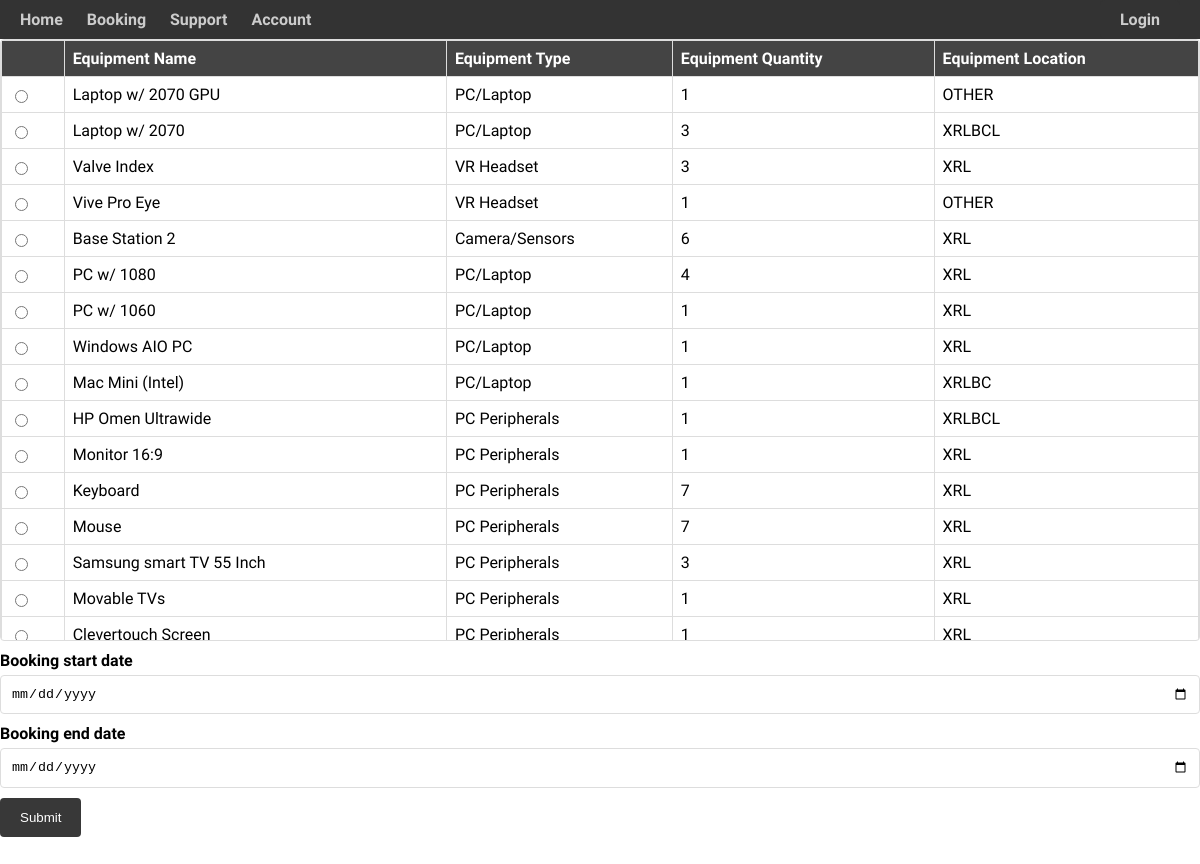
The page /booking/ on the database its author committed.
### helloworld/models.py (models this page shows, shortened)
class Equipment(models.Model):
    LOCATIONS = [
        ("XRLBC", "XRL Lab Blue Cabinet"),
        ("XRLBCL", "XRL Lab Blue Cabinet Large"),
        ("XRL", "XRL Lab"),
        ("OTHER", "Other"),
        ('XRLMWC', "XRLab Medium Wooden Cabinet")
    ]
    STATUS = [
        ("A", "Available"),
        ("ON", "On Loan"),
        ("D", "Decommissioned"),
        ("R", "Repairing"),
    ]
    equipmentName = models.CharField(max_length = 30)
    equipmentType = models.CharField(max_length = 30)
    equipmentQuantity = models.IntegerField( default= 1)
    equipmentLocation = models.CharField(max_length = 30, choices = LOCATIONS , default = "OTHER")
    equipmentAudit =  models.DateField()
    equipmentStatus = models.CharField(max_length = 20, choices = STATUS, default = "A")
    equipmentID = models.CharField(max_length = 30, primary_key = True)

### helloworld/views.py (the view, shortened to what this page needs)
# urls.py: path('booking/',views.bookingPage , name='booking'),
def bookingPage(request):
    equipment = Equipment.objects.all()
    form = bookingForm()
    context = {
        'equipment':equipment,
        'accountID':1,
        'itemID':1,
        'startDate':1,
        'endDate':1,
        'bookingStatus':False
        }
    return render(request,"booking.html", context)

### templates/booking.html (shortened to what this page needs)
{% load static %}
<html>
<head>
    <link rel="stylesheet" href="{% static 'css/booking.css' %}">
</head>
<body>
    {% include 'navbar.html' %}
    <div class="booking-form">
        <form method="post" action="{% url 'booking' %}">
            <div class="form-group">
                <div class="scrollable-table-container">
                    <table>
                        <tr>
                            <th></th>
                            <th>Equipment Name</th>
                            <th>Equipment Type</th>
                            <th>Equipment Quantity</th>
                            <th>Equipment Location</th>
                        </tr>
                        {% for item in equipment %}
                        <tr>
                            <td><input type="radio" name="itemID" id="item{{ item.equipmentID }}" value="{{ item.equipmentID }}"></td>
                            <td>{{ item.equipmentName }}</td>
                            <td>{{ item.equipmentType }}</td>
                            <td>{{ item.equipmentQuantity }}</td>
                            <td>{{ item.equipmentLocation }}</td>
                        </tr>
                        {% endfor %}
                    </table>
                </div>
                <label for="bookingStartDate">Booking start date</label>
                <input id="bookingStartDate" name="startDate" type="date" value="{{ startDate }}">
                <label for="bookingEndDate">Booking end date</label>
                <input id="bookingEndDate" name="endDate" type="date" value="{{ endDate }}">
            </div>
            <input class="submit" type="submit" value="Submit">
        </form>
    </div>
</body>
</html>

### templates/navbar.html (shortened to what this page needs)
{% load static %}
<head>
    <link rel="stylesheet" type="text/css" href="{% static 'css/nav.css' %}">
</head>
<body>
    <nav class="navbar">
        <div class="nav-left">
    <ul class="nav-header">
        <li class = "nav-Button" ><a href="{% url 'home' %}">Home</a></li>
        <li class = "nav-Button" ><a href="{% url 'booking' %}">Booking</a></li>
        <li class = "nav-Button" ><a href="{% url 'booking' %}">Support</a></li>
        <li class = "nav-Button" ><a href="{% url 'booking' %}">Account</a></li>
    </ul>
</div>
<div class="nav-right">
    {% if user.is_authenticated %}
        <a href="{% url 'login' %}" class="nav-button">Logout</a>
    {% else %}
        <a href="{% url 'login' %}" class="nav-button">Login</a>
    {% endif %}
</div>
</nav>
</body>
</html>

### static/css/booking.css (style rules this page uses)
.scrollable-table-container { max-height: 600px; overflow-y: auto; border: 1px solid #ddd; border-radius: 4px; margin-bottom: 10px; }
.scrollable-table-container table { width: 100%; border-collapse: collapse; }
.scrollable-table-container th, .scrollable-table-container td { border: 1px solid #ddd; padding: 8px; text-align: left; }
.scrollable-table-container th { background-color: #444444; color: #fff; }
.form-group input[type="date"], .form-group input[type="text"], .form-group input[type="submit"] { width: 100%; padding: 10px; margin-bottom: 10px; border: 1px solid #ddd; border-radius: 4px; box-sizing: border-box; }
.form-group label { font-weight: bold; margin-bottom: 5px; display: block; }
.submit { background-color: #383838; color: #fff; border: none; padding: 12px 20px; border-radius: 4px; cursor: pointer; }

### static/css/nav.css (style rules this page uses)
body { font-family: 'InterVogue Medium', sans-serif; margin: 0; padding: 0; }
.navbar { background-color: #333; display: flex; justify-content: space-between; align-items: center; padding: 10px 20px; }
.nav-left { flex: 1; }
.nav-header { list-style-type: none; margin: 0; padding: 0; }
.nav-header li { display: inline; margin-right: 20px; }
.nav-header li a { text-decoration: none; color: #ccc; font-size: 16px; }
.nav-right .nav-button { text-decoration: none; padding: 10px 20px; background-color: #333; color: #ccc; border-radius: 5px; }
.login-option,a { flex: 1; font-weight: bold; cursor: pointer; }

### rows shown on the page
Equipment: equipmentName "Laptop w/ 2070 GPU", equipmentType "PC/Laptop", equipmentQuantity "1", equipmentLocation "OTHER"
Equipment: equipmentName "Laptop w/ 2070", equipmentType "PC/Laptop", equipmentQuantity "3", equipmentLocation "XRLBCL"
Equipment: equipmentName "Valve Index", equipmentType "VR Headset", equipmentQuantity "3", equipmentLocation "XRL"
Equipment: equipmentName "Vive Pro Eye", equipmentType "VR Headset", equipmentQuantity "1", equipmentLocation "OTHER"
Equipment: equipmentName "Base Station 2", equipmentType "Camera/Sensors", equipmentQuantity "6", equipmentLocation "XRL"
Equipment: equipmentName "PC w/ 1080", equipmentType "PC/Laptop", equipmentQuantity "4", equipmentLocation "XRL"
Equipment: equipmentName "PC w/ 1060", equipmentType "PC/Laptop", equipmentQuantity "1", equipmentLocation "XRL"
Equipment: equipmentName "Windows AIO PC", equipmentType "PC/Laptop", equipmentQuantity "1", equipmentLocation "XRL"
Equipment: equipmentName "Mac Mini (Intel)", equipmentType "PC/Laptop", equipmentQuantity "1", equipmentLocation "XRLBC"
Equipment: equipmentName "HP Omen Ultrawide", equipmentType "PC Peripherals", equipmentQuantity "1", equipmentLocation "XRLBCL"
Equipment: equipmentName "Monitor 16:9", equipmentType "PC Peripherals", equipmentQuantity "1", equipmentLocation "XRL"
Equipment: equipmentName "Keyboard", equipmentType "PC Peripherals", equipmentQuantity "7", equipmentLocation "XRL"
Equipment: equipmentName "Mouse", equipmentType "PC Peripherals", equipmentQuantity "7", equipmentLocation "XRL"
Equipment: equipmentName "Samsung smart TV 55 Inch", equipmentType "PC Peripherals", equipmentQuantity "3", equipmentLocation "XRL"
Equipment: equipmentName "Movable TVs", equipmentType "PC Peripherals", equipmentQuantity "1", equipmentLocation "XRL"
Equipment: equipmentName "Clevertouch Screen", equipmentType "PC Peripherals", equipmentQuantity "1", equipmentLocation "XRL"
